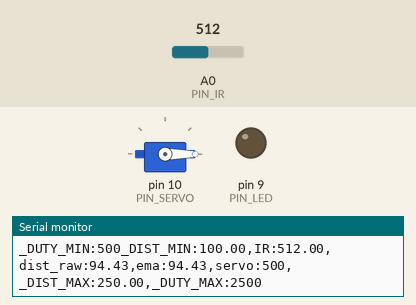
The sketch below on a simulated Arduino Uno, built with avr-gcc and run on an emulated ATmega328P. Shown: servo, output pins drawn as LEDs (lit = HIGH), the last lines printed to the serial monitor. The inputs (shaded band) are chosen by the test bench; at power-on: A0 (PIN_IR) = 512.

Above: at 1.2 s.
1.3 s: A0 (PIN_IR) set to 502
2.8 s: A0 (PIN_IR) set to 485
At 3.7 s:
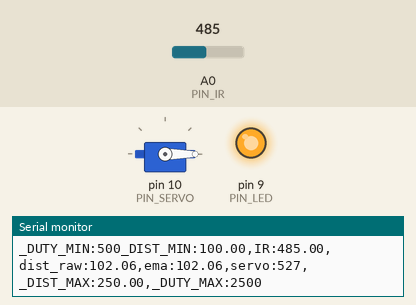
4.3 s: A0 (PIN_IR) set to 0
At 4.8 s:
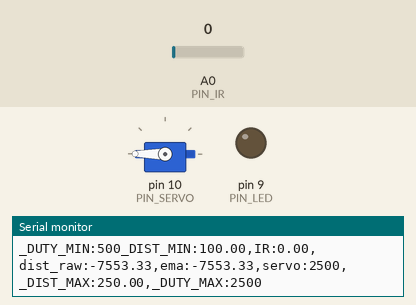
5.9 s: A0 (PIN_IR) set to 225
At 6.4 s:
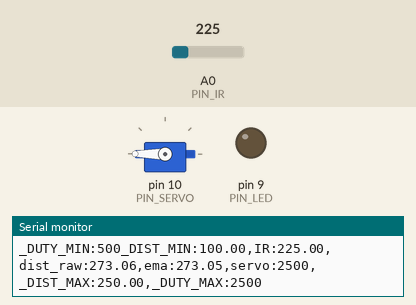
7.5 s: A0 (PIN_IR) set to 243
At 8.5 s:
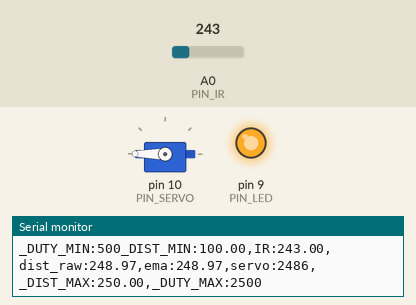
9.0 s: A0 (PIN_IR) set to 122
At 9.6 s:
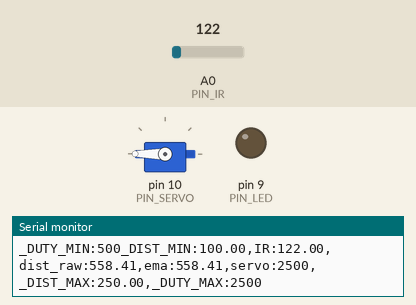
Timing chart, 0 to 11.5 s (numbered marks = the images above; inputs shaded):
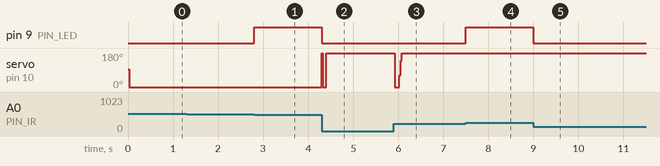

The sketch:

17P14.ino
```cpp
#include <Servo.h>

#define PIN_IR 0
#define PIN_LED 9
#define PIN_SERVO 10

#define _DUTY_MIN 500
#define _DUTY_NEU 1500
#define _DUTY_MAX 2500

#define _DIST_MIN 100.0
#define _DIST_MAX 250.0

#define EMA_ALPHA 0.5

#define LOOP_INTERVAL 25

Servo myservo;
unsigned long last_loop_time;

float dist_ema = _DIST_MIN;

void setup()
{
  pinMode(PIN_LED, OUTPUT);

  myservo.attach(PIN_SERVO);
  myservo.writeMicroseconds(_DUTY_NEU);

  Serial.begin(1000000);
}

void loop()
{
  unsigned long time_curr = millis();
  int duty;
  float a_value, dist_raw;

  if (time_curr < (last_loop_time + LOOP_INTERVAL))
    return;
  last_loop_time += LOOP_INTERVAL;

  a_value = analogRead(PIN_IR);
  dist_raw = ((6762.0 / (a_value - 9.0)) - 4.0) * 10.0;

  if ((dist_raw >= _DIST_MIN) && (dist_raw <= _DIST_MAX))
    digitalWrite(PIN_LED, HIGH);
  else
    digitalWrite(PIN_LED, LOW);

  dist_ema = EMA_ALPHA * dist_raw + (1.0 - EMA_ALPHA) * dist_ema;

  float dist_range = _DIST_MAX - _DIST_MIN;
  float duty_range = _DUTY_MAX - _DUTY_MIN;

  duty = (int)(_DUTY_MIN + (dist_ema - _DIST_MIN) * duty_range / dist_range);

  if (duty < _DUTY_MIN) duty = _DUTY_MIN;
  if (duty > _DUTY_MAX) duty = _DUTY_MAX;

  myservo.writeMicroseconds(duty);

  Serial.print("_DUTY_MIN:");  Serial.print(_DUTY_MIN);
  Serial.print("_DIST_MIN:");  Serial.print(_DIST_MIN);
  Serial.print(",IR:");        Serial.print(a_value);
  Serial.print(",dist_raw:");  Serial.print(dist_raw);
  Serial.print(",ema:");       Serial.print(dist_ema);
  Serial.print(",servo:");     Serial.print(duty);
  Serial.print(",_DIST_MAX:"); Serial.print(_DIST_MAX);
  Serial.print(",_DUTY_MAX:"); Serial.print(_DUTY_MAX);
  Serial.println("");
}
```

Measured:
- the behaviour switches between 493 and 492 on A0 (PIN_IR) (found by bisection; images 0 and 1)
- the behaviour switches between 242 and 243 on A0 (PIN_IR) (found by bisection; images 3 and 4)
- after the input at 2.8 s, pin 9 (PIN_LED): LOW → HIGH at once
- after the input at 4.3 s, pin 9 (PIN_LED): HIGH → LOW at once; servo on pin 10 (PIN_SERVO): 0° → 180° after 0.10 s
- after the input at 5.9 s, servo on pin 10 (PIN_SERVO): 180° → 0° at once, → 180° 0.10 s later
- after the input at 7.5 s, pin 9 (PIN_LED): LOW → HIGH at once
- after the input at 9.0 s, pin 9 (PIN_LED): HIGH → LOW at once
